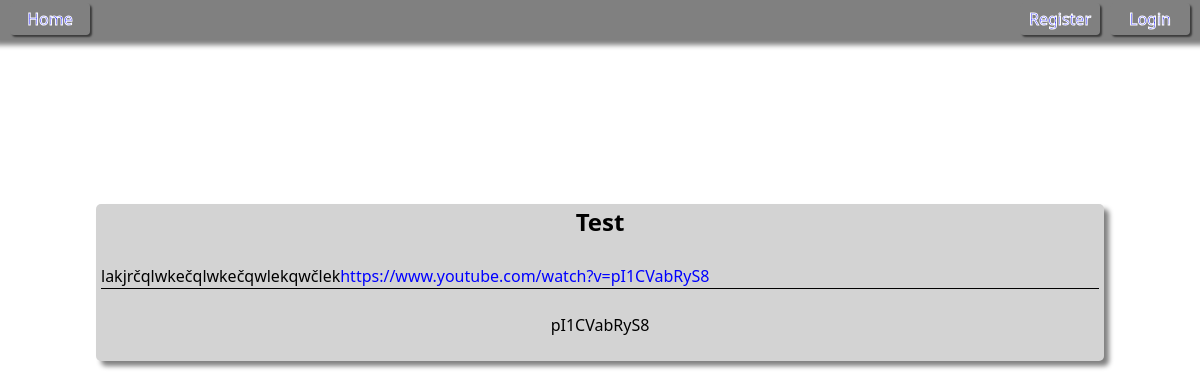
Page /post/221/ on the earlier database version.
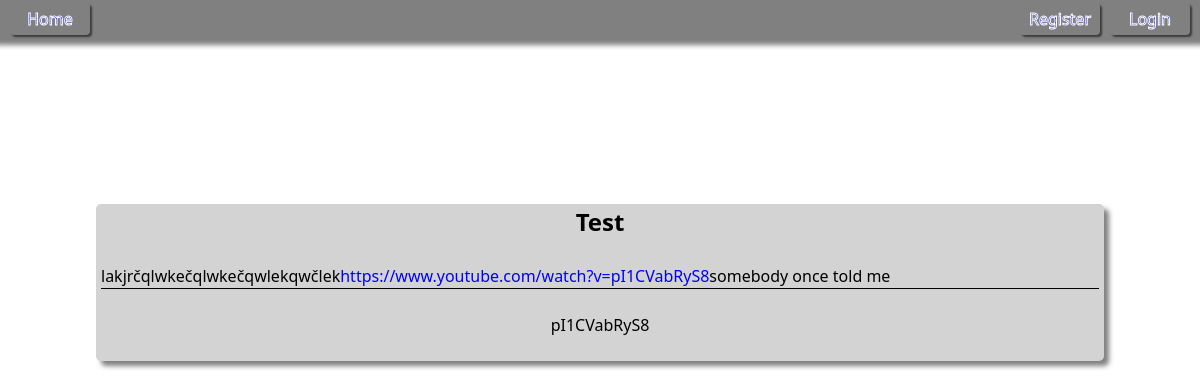
Same page on the later database version.
### posts/models.py (models this page shows, shortened)
class Post(models.Model):
    username = models.ForeignKey(User, on_delete=models.CASCADE)
    title = models.CharField(max_length=100)
    text = models.TextField(max_length=5000)
    pub_date = models.DateField()
    def get_links(self):
        links = Link.objects.all().filter(post=self)
        return links

class Link(models.Model):
    post = models.ForeignKey(Post, on_delete=models.CASCADE)
    link = models.TextField(max_length=1000)

### posts/views.py (the view)
# urls.py: path("post/<int:pk>/", views.SeePost.as_view(), name="see_post"),
class SeePost(ListView):
    template_name = "posts/see_post.html"
    context_object_name = "post"
    model = Post
    def get(self, request, pk):
        post = Post.objects.get(pk=pk)
        return render(request, self.template_name, {'post':post})

### posts/templates/posts/see_post.html (shortened to what this page needs)
{% extends 'base.html' %}
{% block content %}
  <br />
  <center class="main-margin post-card">
    <b><h1 class="posted-title" type="button" style="text-align: center;">{{ post.title }}</h1></b>
    <br/>
    {% autoescape off %}
    <p class="posted-text-post" style="text-align: justify; display: flex; overflow: auto; height: auto; word-wrap: break-word;">{{ post.text }}</p><br>
    {% endautoescape %}
    {% for link in post.get_links %}
        {% autoescape off %}
        {{link.link}}
        {% endautoescape %}
    {% endfor %}
      <br>
    <br/>
  </center>
{% endblock %}

### templates/base.html (shortened to what this page needs)
<!DOCTYPE html>
{% load static %}
<html lang="en">
  <head>
    <script src="https://cdn.tailwindcss.com"></script>
    <link href="{% static 'css/styles.css' %}" rel="stylesheet"></link>
  </head>
  <body>
    {% include 'topbar.html' %}
    {% block content %}
    {% endblock %}
  </body>
</html>

### templates/topbar.html
{% if user.is_authenticated %}
  <div style="background-color: lightgray; height: 40px; position:fixed; top: 0; width: 100%; z-index: 100; box-shadow: 0 0 5px 5px gray;">
    <a href="{% url 'index' %}"
    class="post-button"
    style="position:absolute; left: 10px; top: 3px; text-align: center;"
    _="on mouseenter toggle .lightgreen-background on me until mouseleave">Home</a>
    <a href="{% url 'user_profile' %}" class="post-button"
    style="position:absolute; right: 200px; top: 3px; text-align: center; text-transform: capitalize;"
    _="on mouseenter toggle .lightgreen-background on me until mouseleave">{{user}}</a >
    <a href="{% url 'logout_user' %}"
    class="post-button"
    style="position:absolute; right: 10px; top: 3px; text-align: center;"
    _="on mouseenter toggle .lightgreen-background on me until mouseleave">Logout</a>
    <a href="{% url 'dash_user' %}"
    class="post-button"
    style="position:absolute; right: 100px; top: 3px; text-align: center; width: 90px;"
    _="on mouseenter toggle .lightgreen-background on me until mouseleave">Dashboard</a>
  </div>
{% else %}
  <div style="background-color: gray; height: 40px; position:fixed; top: 0; width: 100%; z-index: 100; box-shadow: 0 0 5px 5px gray;">
    <a href="{% url 'index' %}"
    class="post-button"
    style="position:absolute; left: 10px; top: 3px; text-align: center;"
    _="on mouseenter toggle .lightgreen-background on me until mouseleave">Home</a>
    <a href="{% url 'login_user' %}"
    class="post-button"
    style="position:absolute; right: 10px; top: 3px; text-align: center;"
    _="on mouseenter toggle .lightgreen-background on me until mouseleave">Login</a>
    <a href="{% url 'register_user' %}"
    class="post-button"
    style="position:absolute; right: 100px; top: 3px; text-align: center;"
    _="on mouseenter toggle .lightgreen-background on me until mouseleave">Register</a>
  </div>
{% endif %}

### static/css/styles.css (style rules this page uses)
.post-button { padding: 4px; min-width: 80px; min-height: 32px; width: 80px; height: 32px; color: white; background-color: rgb(128,128,128) !important; -webkit-text-stroke: 1px white; border-radius: 4px; cursor: pointer; box-shadow: 2px 2px 2px rgb(58, 58, 58); }
.posted-text-post { font-size: medium; overflow-wrap: break-word; text-overflow: ellipsis; text-align: justify; border-bottom: 1px black solid; }
.posted-title { font-size: x-large; text-align: left; overflow-wrap: break-word; }
.main-margin { margin-left: 15%; margin-right: 15%; margin-top: 4%; }
.post-card { background-color: lightgray; border-radius: 5px; padding-left: 5px; padding-right: 5px; margin-bottom: 20px; box-shadow: 5px 5px 5px gray; }
a:link { color: blue; }
@media only screen and (max-device-width : 840px) { .main-margin { margin-left: 8%; margin-right: 8%; margin-top: 15%; } }

Differences in the rows shown:
changed Post "Test": text "lakjrčqlwkečqlwkečqwlekqwčlek https://www.youtube.com/watch?v=pI1CVabRyS8" → "lakjrčqlwkečqlwkečqwlekqwčlek https://www.youtube.com/watch?v=pI1CVabRyS8 somebody once told me"
